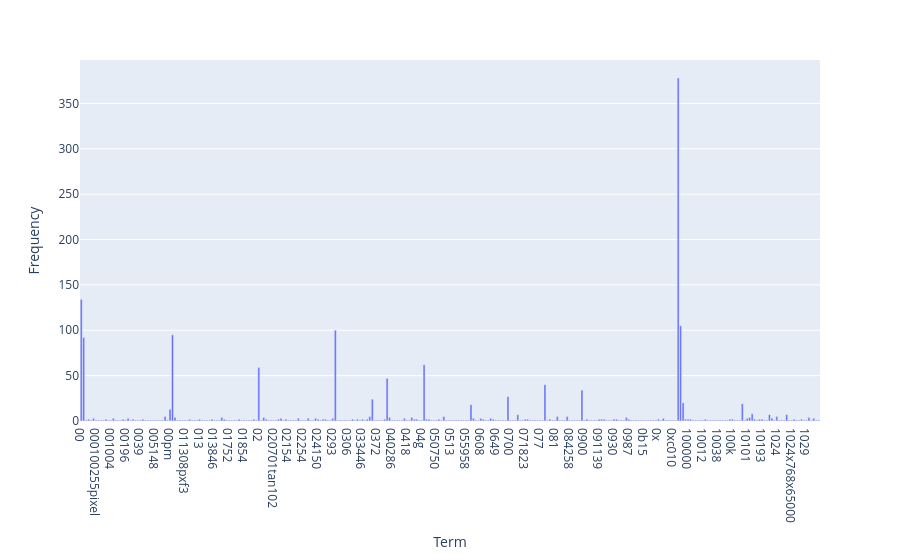

The code cell stored with this chart in its notebook:
### Markdown cell above
### >>> **Exercise 12 (take home):**
If you want a nicer interactive visualization here, I would encourage you try to install and use plotly to achieve this.

### Code cell
# Answer here
import plotly.express as px

fig = px.bar(
    x=count_vect.get_feature_names_out()[:300],
    y=term_frequencies[:300],
    labels={'x': 'Term', 'y': 'Frequency'},
)
fig.show()

### Figure 1 — Plotly figure (JSON) as saved in the notebook; plotly's stock layout.template omitted (floating-point values rounded to 4 significant figures; data arrays with more than 128 entries replaced by an {"elided": "..."} marker saying what was removed)
{"data": [{"hovertemplate": "Term=%{x}<br>Frequency=%{y}<extra></extra>", "legendgroup": "", "marker": {"color": "#636efa", "pattern": {"shape": ""}}, "name": "", "orientation": "v", "showlegend": false, "textposition": "auto", "type": "bar", "x": {"elided": "300 str values"}, "xaxis": "x", "y": {"elided": "300 int values"}, "yaxis": "y"}], "layout": {"barmode": "relative", "legend": {"tracegroupgap": 0}, "margin": {"t": 60}, "xaxis": {"anchor": "y", "domain": [0, 1], "title": {"text": "Term"}}, "yaxis": {"anchor": "x", "domain": [0, 1], "title": {"text": "Frequency"}}}}
